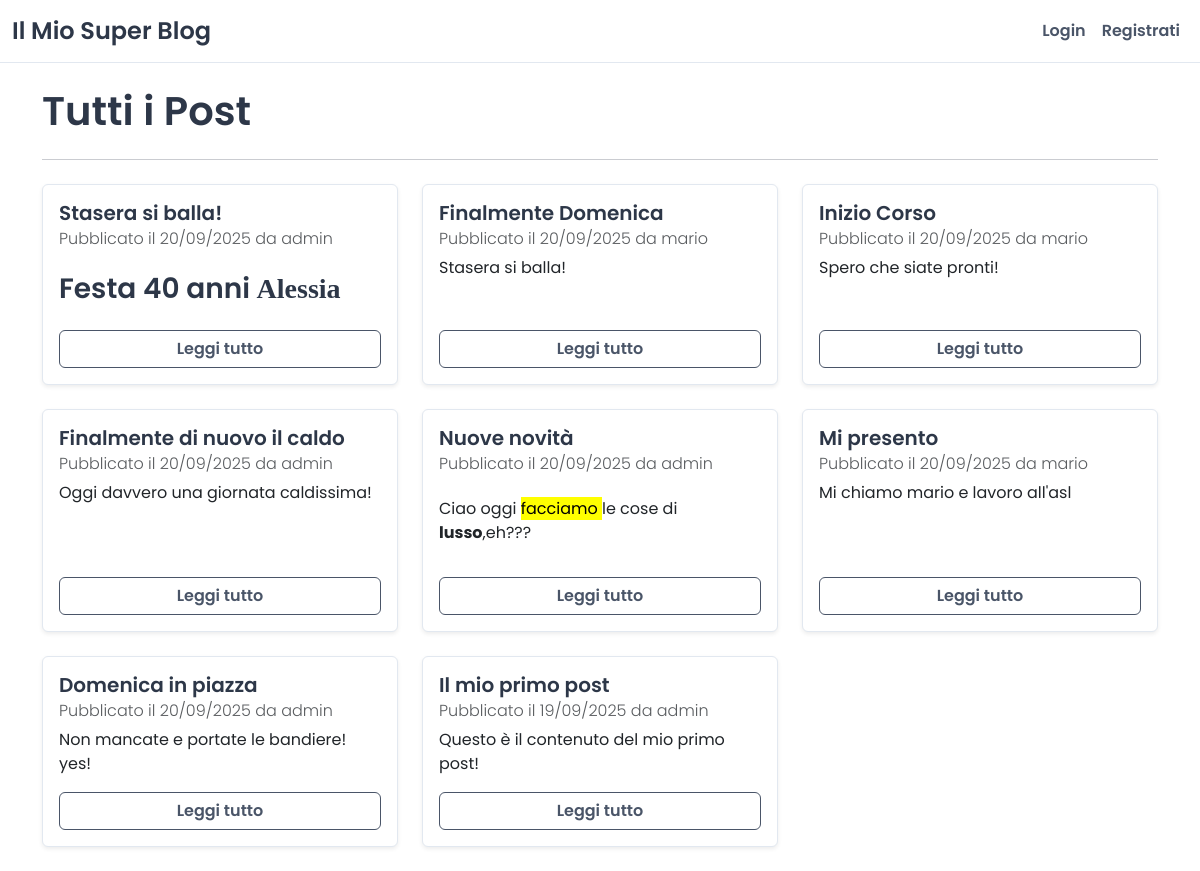
The app's page /, older data.
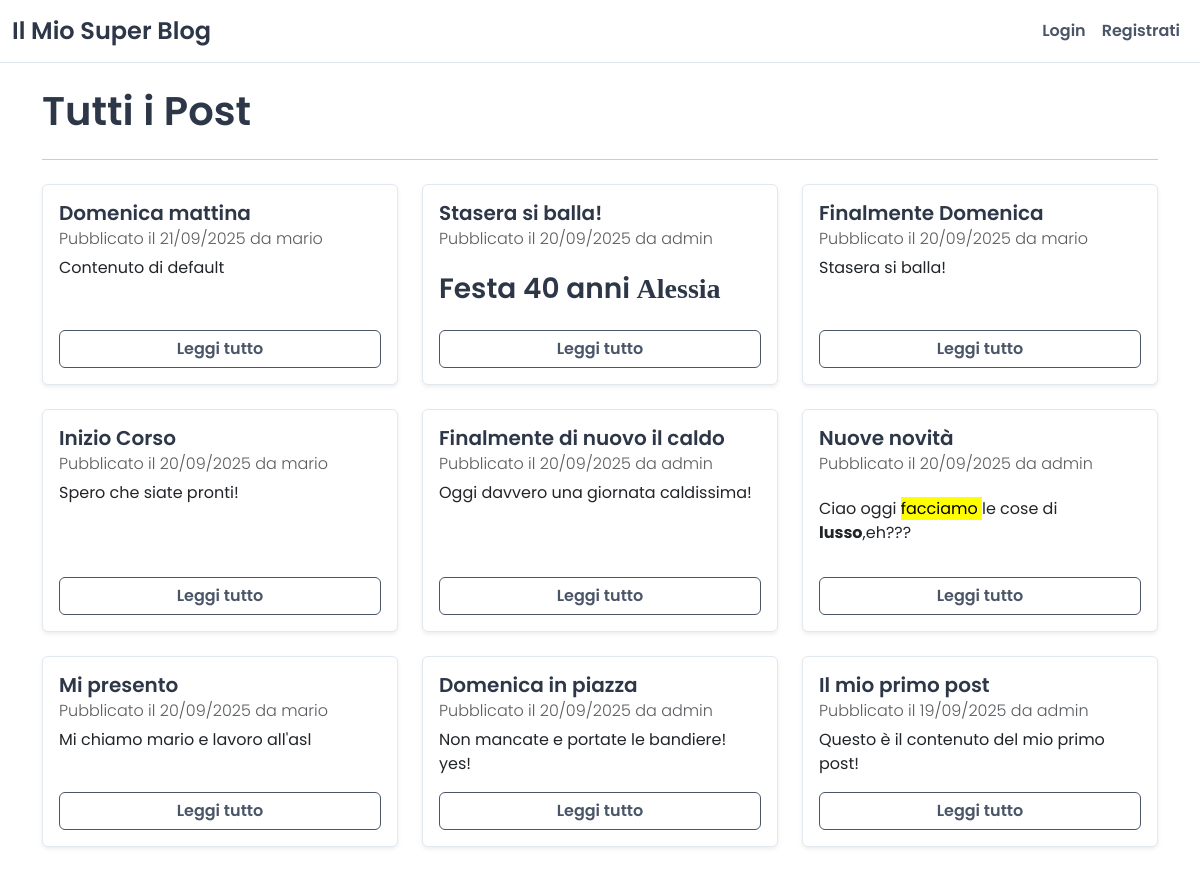
The same page, newer data.
### blog/models.py (models this page shows, shortened)
class Post(models.Model):
    title = models.CharField(max_length=200)
    content = models.TextField()
    author = models.ForeignKey(
        get_user_model(),
        on_delete=models.CASCADE,
        related_name='posts'
    )
    tags = models.ManyToManyField(Tag, blank=True)
    created_at = models.DateTimeField(auto_now_add=True)
    updated_at = models.DateTimeField(auto_now=True)
    filter_horizontal = ('tags',)

### blog/views.py (the view)
# urls.py: path('', post_list_view, name='post_list'),
def post_list_view(request):
    posts = Post.objects.select_related('author').all().order_by('-created_at') # Prendiamo tutti i post, i più recenti prima
    context = {
        'posts': posts,
    }
    return render(request, "blog/post_list.html", context)

### templates/blog/post_list.html
{% extends "base.html" %}
{% block content %}
    <h1 class="mb-4">Tutti i Post</h1>
    <hr>
    <div class="row mt-4">
    {% for post in posts %}
        <div class="col-md-6 col-lg-4 mb-4">
            <div class="card h-100 shadow-sm">
                <div class="card-body d-flex flex-column">
                    <h5 class="card-title">
                        <a href="{% url 'blog:post_detail' pk=post.pk %}" class="text-decoration-none">{{ post.title }}</a>
                    </h5>
                    <h6 class="card-subtitle mb-2 text-muted fw-light">
                        Pubblicato il {{ post.created_at|date:"d/m/Y" }} da {{ post.author.username }}
                    </h6>
                    <p class="card-text">{{ post.content|truncatewords_html:20|safe }}</p>
                    <a href="{% url 'blog:post_detail' pk=post.pk %}" class="btn btn-primary mt-auto">Leggi tutto</a>
                </div>
            </div>
        </div>
    {% empty %}
        <div class="col-12">
            <div class="alert alert-info" role="alert">
                Nessun post trovato. Inizia a scrivere il primo!
            </div>
        </div>
    {% endfor %}
    </div>
{% endblock content %}

Row changes from the older to the newer data that the page shows:
added Post: title "Domenica mattina", created_at "21/09/2025", author.username "mario", content "Contenuto di default"
